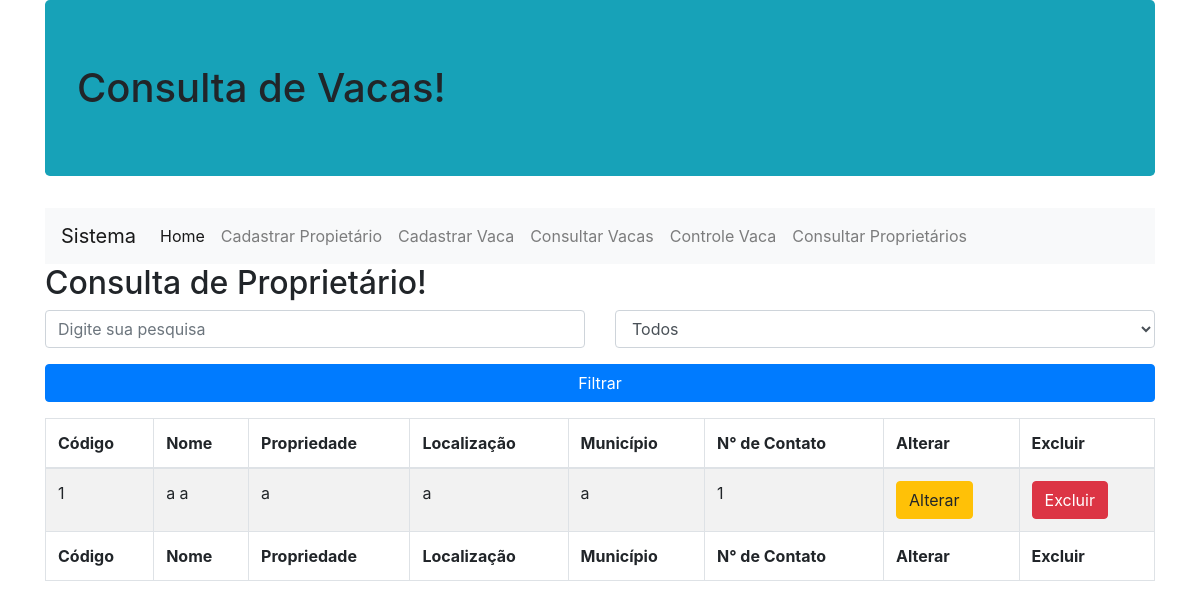
Screenshot of /consultar-proprietario.php with the database file from the repository.
### tables this page shows
CREATE TABLE `proprietario` (
  `idProprietario` bigint(20) NOT NULL,
  `nome` varchar(100) NOT NULL,
  `propriedade` varchar(100) NOT NULL,
  `localizacao` varchar(150) NOT NULL,
  `municipio` varchar(100) NOT NULL,
  `nContato` int(11) NOT NULL
);

### dao/conexaobanco.class.php (called while the page is built, shortened)
<?php
class ConexaoBanco extends PDO {
  private static $instance = null;
  public static function getInstance(){
    try{
      if(!isset(self::$instance)){
        self::$instance = new
        ConexaoBanco("mysql:dbname=fazenda;host=localhost","root","");
      }
      return self::$instance;
    }catch(PDOException $e){
      echo "Erro ao cadastrar no banco! ".$e;
    }
  }
}

### dao/proprietariodao.class.php (called while the page is built, shortened)
<?php
require 'conexaobanco.class.php';
class ProprietarioDAO{
  private $conexao = null;
  public function __construct(){
    $this->conexao = ConexaoBanco::getInstance();
  }
  public function buscarProprietario(){
    try{
      $stat = $this->conexao->query("select * from proprietario");
      $array = $stat->fetchAll(PDO::FETCH_CLASS, 'Proprietario');
      return $array;
    }catch(PDOException $e){
      echo "Erro ao buscar proprietario! ".$e;
    }
  }
}

### modelo/proprietario.class.php (called while the page is built, shortened)
<?php
class Proprietario{
  public function __get($a){return $this->$a;}
}

### consultar-proprietario.php (the view, shortened to what this page needs)
<?php
include_once 'dao/proprietariodao.class.php';
include_once 'modelo/proprietario.class.php';
$propDAO = new ProprietarioDAO();
$array = $propDAO->buscarProprietario();
?>
<!DOCTYPE html>
<html lang="pt-br">
<head>
  <link href="vendor/twbs/bootstrap/dist/css/bootstrap.min.css" rel="stylesheet"/>
</head>
<body>
  <div class="container">
    <h1 class="jumbotron bg-info">Consulta de Vacas!</h1>
    <nav class="navbar navbar-expand-lg navbar-light bg-light">
      <a class="navbar-brand" href="#">Sistema</a>
      <div class="collapse navbar-collapse" id="navbarNav">
        <ul class="navbar-nav">
          <li class="nav-item active">
            <a class="nav-link" href="index.php">Home<span class="sr-only"></a>
          </li>
          <li class="nav-item">
            <a class="nav-link" href="cadastro-proprietario.php">Cadastrar Propietário</a>
          </li>
          <li class="nav-item">
            <a class="nav-link" href="cadastro-vaca.php">Cadastrar Vaca</a>
          </li>
          <li class="nav-item">
            <a class="nav-link" href="consultar-vaca.php">Consultar Vacas</span></a>
          </li>
          <li class="nav-item">
            <a class="nav-link" href="constabela-vaca.php">Controle Vaca</a>
          </li>
          <li class="nav-item">
            <a class="nav-link" href="consultar-proprietario.php">Consultar Proprietários<span class="sr-only">(current)</span></a>
          </li>
        </ul>
      </div>
    </nav>
    <h2>Consulta de Proprietário!</h2>
    <form name="formfiltro" method="post" action="">
      <div class="row">
        <div class="form-group col-md-6">
          <input type="text" name="txtfiltro" class="form-control" placeholder="Digite sua pesquisa">
        </div>
      <div class="form-group col-md-6">
        <select name="selfiltro" class="form-control">
          <option value="todos">Todos</option>
        </select>
      </div>
      </div>
      <div class="form-group">
        <input type="submit" name="filtrar" value="Filtrar" class="btn btn-primary btn-block">
      </div>
    </form>
    <div class="table-responsive">
      <table class="table table-striped table-bordered table-hover table-condensed">
        <thead>
          <tr>
            <th>Código</th>
            <th>Nome</th>
            <th>Propriedade</th>
            <th>Localização</th>
            <th>Município</th>
            <th>N° de Contato</th>
            <th>Alterar</th>
            <th>Excluir</th>
          </tr>
        </thead>
        <tfoot>
          <tr>
            <th>Código</th>
            <th>Nome</th>
            <th>Propriedade</th>
            <th>Localização</th>
            <th>Município</th>
            <th>N° de Contato</th>
            <th>Alterar</th>
            <th>Excluir</th>
          </tr>
        </tfoot>
        <tbody>
          <?php
          foreach($array as $p){
            echo "<tr>";
              echo "<td>$p->idProprietario</td>";
              echo "<td>$p->nome</td>";
              echo "<td>$p->propriedade</td>";
              echo "<td>$p->localizacao</td>";
              echo "<td>$p->municipio</td>";
              echo "<td>$p->nContato</td>";
              echo "<td><a href='alterar-proprietario.php?id=$p->idProprietario' class='btn btn-warning'>Alterar</a></td>";
              echo "<td><a href='consultar-proprietario.php?id=$p->idProprietario' class='btn btn-danger'>Excluir</a></td>";
            echo "</tr>";
          }
          ?>
        </tbody>
      </table>
    </div>
  </body>
</html>

### rows the page displays
proprietario: idProprietario "1", nome "a a", propriedade "a", localizacao "a", municipio "a", nContato "1"
